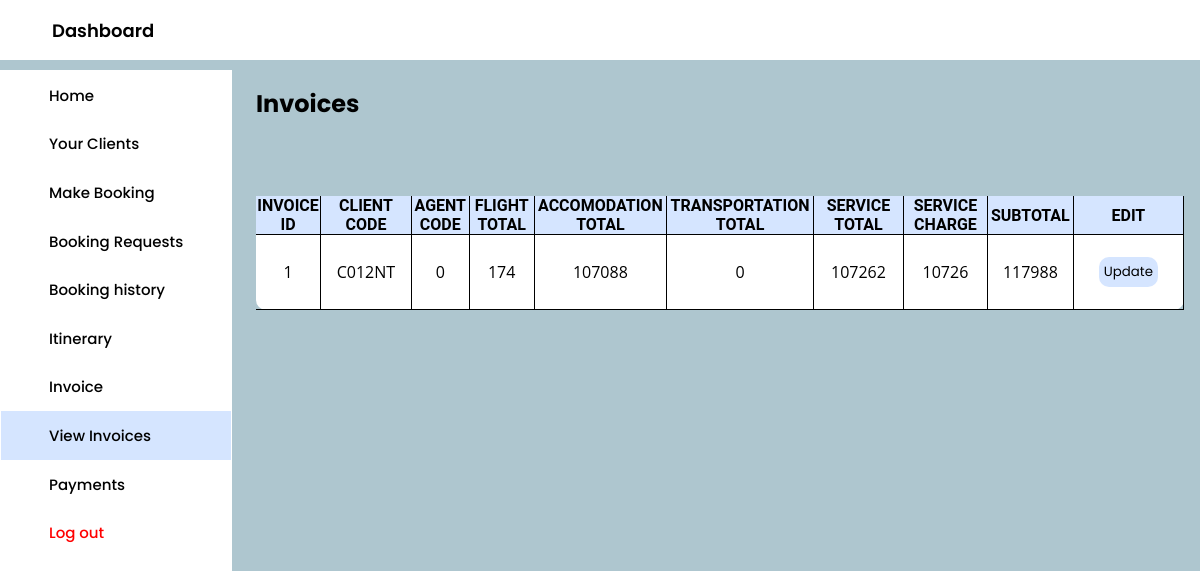
The page /Agent-Interfaces/view-invoices.php on the database its author committed.
### tables this page shows
CREATE TABLE `invoices` (
  `invoice_id` int(10) NOT NULL,
  `client_code` varchar(6) NOT NULL,
  `agent_code` int(11) NOT NULL,
  `flight_total` int(10) NOT NULL,
  `accomodation_total` int(10) NOT NULL,
  `transportation_total` int(10) NOT NULL,
  `service_total` int(10) NOT NULL,
  `service_charge` int(10) NOT NULL,
  `subtotal` int(10) NOT NULL,
  `issued` tinyint(1) NOT NULL DEFAULT 0
);

### Agent-Interfaces/view-invoices.php (the view, shortened to what this page needs)
<!DOCTYPE html>
<html lang="en">
<head>
  <link rel="stylesheet" href="agentHome.css" />
  <link rel="stylesheet" href="clients.css">
  <link rel="stylesheet" href="https://cdnjs.cloudflare.com/ajax/libs/font-awesome/6.2.0/css/all.min.css" />
</head>
<body>
  <header class="header">
    <div class="title">
      <span>Dashboard</span>
    </div>
  </header>
  <div class="container">
    <nav>
      <div class="side_navbar">
        <a href="agentHome.php">Home</a>
        <a href="clients-prompt.php">Your Clients</a>
        <a href="make-booking.php">Make Booking</a>
        <a href="booking-requests-prompt.php">Booking Requests</a>
        <a href="booking-history-prompt.php">Booking history</a>
        <a href="itinerary.php">Itinerary</a>
        <a  href="invoice.php">Invoice</a>
        <a  class="active"  href="view-invoices-prompt.php">View Invoices</a>
        <a  href="payments-prompt.php">Payments</a>
        <a class="log-out-button" href="agent-login.php">Log out</a>
      </div>
    </nav>
    <div class="main-body">
      <h2>Invoices</h2><br><br>
        <div class="table">
            <table>
                <tr>
                    <th>Invoice ID</th>
                    <th>Client Code</th>
                    <th>Agent Code</th>
                    <th>Flight Total</th>
                    <th>Accomodation Total</th>
                    <th>Transportation Total</th>
                    <th>Service Total</th>
                    <th>Service Charge</th>
                    <th>Subtotal</th>
                    <th>Edit</th>
                </tr>
                <?php
                  require('../Processes/DBCONNECT.php');
                  $agent_code = $_POST['agent_code'];
                  $sql = "SELECT invoices.issued,invoices.invoice_id, invoices.client_code, invoices.agent_code, invoices.flight_total, invoices.accomodation_total, invoices.transportation_total, invoices.service_total, invoices.service_charge, invoices.subtotal FROM invoices WHERE invoices.agent_code = '$agent_code' AND invoices.issued='0'";
                  $result = mysqli_query($conn, $sql);
                  $test = mysqli_fetch_all($result, MYSQLI_ASSOC);
                  foreach($test as $key => $value){
                ?>
                <tr>
                    <td><?php echo $value['invoice_id'] ?></td>
                    <td><?php echo $value['client_code'] ?></td>
                    <td><?php echo $value['agent_code'] ?></td>
                    <td><?php echo $value['flight_total'] ?></td>
                    <td><?php echo $value['accomodation_total'] ?></td>
                    <td><?php echo $value['transportation_total'] ?></td>
                    <td><?php echo $value['service_total'] ?></td>
                    <td><?php echo $value['service_charge'] ?></td>
                    <td><?php echo $value['subtotal'] ?></td>
                    <td><?php
                      echo "<div class='wrapper'>
                              <form action='invoice-issued.php' method='POST'>
                              <input type='hidden' name='invoice_id' value=".$value['invoice_id']." />
                              <button type='Submit' class='button' style='background-color:#d5e5ff; padding: 5px; border-radius:10px;'>Update </button>
                              </form>
                              </div>"
                          ?></td>
                </tr>
                <?php
                  }
                ?>
            </table>
        </div>
    </div>
    </div>
</body>
</html>

### Agent-Interfaces/agentHome.css (style rules this page uses)
* { margin: 0; padding: 0; border: none; outline: none; text-decoration: none; box-sizing: border-box; font-family: "Poppins", sans-serif; }
body { background: #aec6cf; }
.header { display: flex; align-items: center; justify-content: space-between; height: 60px; padding: 20px; background:white; }
.title { display: flex; align-items: center; }
.title span { color: black; font-size: 18px; font-weight: 600; margin: 2rem 8rem 2rem 2rem; }
.container { margin-top: 10px; display: flex; justify-content: space-between; height: auto; }
nav { background: white; }
.side_navbar { padding: 1px; display: flex; flex-direction: column; height: 100vh; background:white; }
.side_navbar a { width: 100%; padding: 0.8rem 3rem; font-weight: 500; font-size: 15px; color: black; transition: all 0.35s; }
.side_navbar .log-out-button { color:red; }
.side_navbar .active { background-color: #d5e5ff; color: black; }
.main-body { width: 80%; padding: 1rem; }
.promo_card h1, .promo_card span, button { margin: 10px; }

### Agent-Interfaces/clients.css (style rules this page uses)
* { margin: 0; padding: 0; border: none; outline: none; text-decoration: none; box-sizing: border-box; font-family: "Poppins", sans-serif; }
table { width: 100%; margin-top: 25px; border-spacing: 0; border-radius: 12px 12px 0 0; border-collapse: separate; background: white; box-shadow: black; text-align: center; border-radius: 10px; border-collapse: collapse; }
td { padding: 12px 15px; border-right: solid 1px black; border-bottom: solid 1px black; }
th { background: #d5e5ff; color: #000; text-transform: uppercase; font-family: 'Roboto', sans-serif; border-right: solid 1px black; border-bottom: solid 1px black; }
td { font-family: 'Open sans', sans-serif; }
tr:nth-child(odd) { background-color: #eeee; }

### rows shown on the page
invoices: invoice_id "1", client_code "C012NT", agent_code "0", flight_total "174", accomodation_total "107088", transportation_total "0", service_total "107262", service_charge "10726", subtotal "117988"
